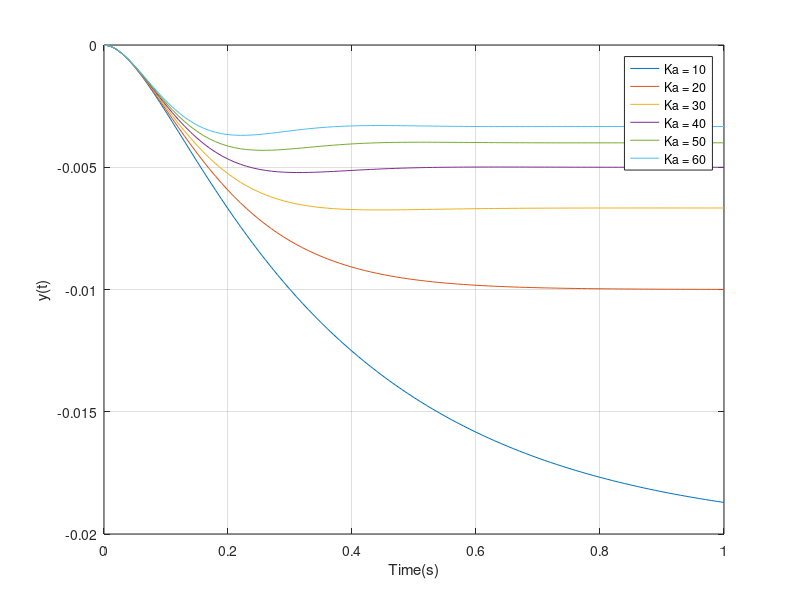

Source code (MATLAB):
% Modern Control System 13th Edition
% Page 342

Ka = [10:10:60]';
for ii = 1:length(Ka)
    t = [0:0.01:1];
    nc = [Ka(ii)*5];
    dc = [1];
    sysc = tf(nc, dc);
    ng = [1];
    dg = [1, 20, 0];
    sysg = tf(ng, dg);
%     % For tracking set-point 
%     sys1 = series(sysc, sysg);
%     sys = feedback(sys1, [1]);
    % For rejecting disturbance 
    sys1 = feedback(sysg, sysc);
    sys = -sys1;
    
    y = step(sys, t);
    plot(t, y); grid on;
    xlabel('Time(s)');
    ylabel('y(t)');
    hold on;
end
legend([repmat('Ka = ',size(Ka)),num2str(Ka)])


